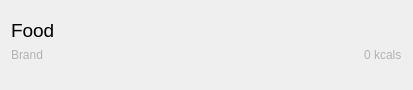
<?xml version="1.0" encoding="UTF-8"?>
<ui version="4.0">
 <class>SearchItemWidget</class>
 <widget class="QWidget" name="SearchItemWidget">
  <property name="geometry">
   <rect>
    <x>0</x>
    <y>0</y>
    <width>413</width>
    <height>90</height>
   </rect>
  </property>
  <property name="windowTitle">
   <string>Form</string>
  </property>
  <layout class="QGridLayout" name="gridLayout">
   <item row="0" column="0" alignment="Qt::AlignmentFlag::AlignBottom">
    <widget class="QLabel" name="food">
     <property name="font">
      <font>
       <pointsize>14</pointsize>
      </font>
     </property>
     <property name="text">
      <string>Food</string>
     </property>
    </widget>
   </item>
   <item row="1" column="0" alignment="Qt::AlignmentFlag::AlignTop">
    <widget class="QLabel" name="brand">
     <property name="palette">
      <palette>
       <active>
        <colorrole role="WindowText">
         <brush brushstyle="SolidPattern">
          <color alpha="255">
           <red>179</red>
           <green>179</green>
           <blue>179</blue>
          </color>
         </brush>
        </colorrole>
       </active>
       <inactive>
        <colorrole role="WindowText">
         <brush brushstyle="SolidPattern">
          <color alpha="255">
           <red>179</red>
           <green>179</green>
           <blue>179</blue>
          </color>
         </brush>
        </colorrole>
       </inactive>
       <disabled/>
      </palette>
     </property>
     <property name="text">
      <string>Brand</string>
     </property>
    </widget>
   </item>
   <item row="1" column="1" alignment="Qt::AlignmentFlag::AlignRight|Qt::AlignmentFlag::AlignTop">
    <widget class="QLabel" name="cals">
     <property name="palette">
      <palette>
       <active>
        <colorrole role="WindowText">
         <brush brushstyle="SolidPattern">
          <color alpha="255">
           <red>179</red>
           <green>179</green>
           <blue>179</blue>
          </color>
         </brush>
        </colorrole>
       </active>
       <inactive>
        <colorrole role="WindowText">
         <brush brushstyle="SolidPattern">
          <color alpha="255">
           <red>179</red>
           <green>179</green>
           <blue>179</blue>
          </color>
         </brush>
        </colorrole>
       </inactive>
       <disabled/>
      </palette>
     </property>
     <property name="text">
      <string>0 kcals</string>
     </property>
    </widget>
   </item>
  </layout>
 </widget>
 <resources/>
 <connections/>
</ui>
